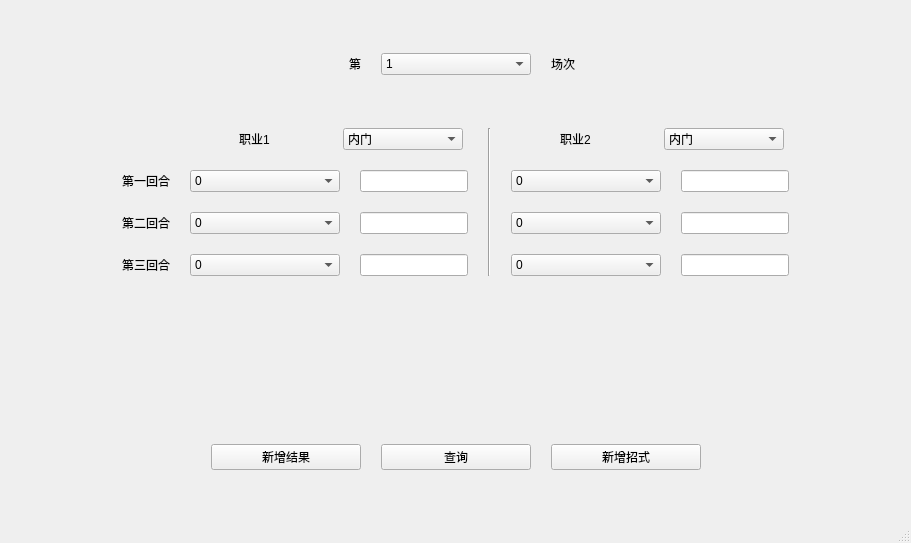
<?xml version="1.0" encoding="UTF-8"?>
<ui version="4.0">
 <class>MainWindow</class>
 <widget class="QMainWindow" name="MainWindow">
  <property name="geometry">
   <rect>
    <x>0</x>
    <y>0</y>
    <width>911</width>
    <height>543</height>
   </rect>
  </property>
  <property name="windowTitle">
   <string>MainWindow</string>
  </property>
  <property name="styleSheet">
   <string notr="true">font: 18pt &quot;华文中宋&quot;;</string>
  </property>
  <widget class="QWidget" name="centralwidget">
   <layout class="QVBoxLayout" name="verticalLayout" stretch="1,2,1,1">
    <property name="spacing">
     <number>10</number>
    </property>
    <property name="leftMargin">
     <number>10</number>
    </property>
    <property name="topMargin">
     <number>10</number>
    </property>
    <property name="rightMargin">
     <number>10</number>
    </property>
    <property name="bottomMargin">
     <number>10</number>
    </property>
    <item>
     <layout class="QHBoxLayout" name="horizontalLayout">
      <property name="spacing">
       <number>20</number>
      </property>
      <item>
       <widget class="QLabel" name="label">
        <property name="text">
         <string>第</string>
        </property>
        <property name="alignment">
         <set>Qt::AlignmentFlag::AlignRight|Qt::AlignmentFlag::AlignTrailing|Qt::AlignmentFlag::AlignVCenter</set>
        </property>
       </widget>
      </item>
      <item>
       <widget class="QComboBox" name="comboBox_match">
        <property name="maximumSize">
         <size>
          <width>150</width>
          <height>16777215</height>
         </size>
        </property>
        <item>
         <property name="text">
          <string>1</string>
         </property>
        </item>
        <item>
         <property name="text">
          <string>2</string>
         </property>
        </item>
        <item>
         <property name="text">
          <string>3</string>
         </property>
        </item>
        <item>
         <property name="text">
          <string>4</string>
         </property>
        </item>
        <item>
         <property name="text">
          <string>5</string>
         </property>
        </item>
       </widget>
      </item>
      <item>
       <widget class="QLabel" name="label_2">
        <property name="text">
         <string>场次</string>
        </property>
       </widget>
      </item>
     </layout>
    </item>
    <item>
     <layout class="QGridLayout" name="gridLayout">
      <property name="leftMargin">
       <number>20</number>
      </property>
      <property name="rightMargin">
       <number>20</number>
      </property>
      <property name="spacing">
       <number>20</number>
      </property>
      <item row="2" column="1">
       <widget class="QLabel" name="label_6">
        <property name="text">
         <string>第二回合</string>
        </property>
        <property name="alignment">
         <set>Qt::AlignmentFlag::AlignCenter</set>
        </property>
       </widget>
      </item>
      <item row="2" column="4">
       <layout class="QHBoxLayout" name="horizontalLayout_5">
        <property name="spacing">
         <number>20</number>
        </property>
        <item alignment="Qt::AlignmentFlag::AlignHCenter">
         <widget class="QComboBox" name="comboBox_moves_5">
          <property name="minimumSize">
           <size>
            <width>150</width>
            <height>0</height>
           </size>
          </property>
          <item>
           <property name="text">
            <string>0</string>
           </property>
          </item>
         </widget>
        </item>
        <item alignment="Qt::AlignmentFlag::AlignHCenter">
         <widget class="QLineEdit" name="lineEdit_5"/>
        </item>
       </layout>
      </item>
      <item row="3" column="1">
       <widget class="QLabel" name="label_7">
        <property name="text">
         <string>第三回合</string>
        </property>
        <property name="alignment">
         <set>Qt::AlignmentFlag::AlignCenter</set>
        </property>
       </widget>
      </item>
      <item row="2" column="2">
       <layout class="QHBoxLayout" name="horizontalLayout_9">
        <property name="spacing">
         <number>20</number>
        </property>
        <item alignment="Qt::AlignmentFlag::AlignHCenter">
         <widget class="QComboBox" name="comboBox_moves_2">
          <property name="minimumSize">
           <size>
            <width>150</width>
            <height>0</height>
           </size>
          </property>
          <item>
           <property name="text">
            <string>0</string>
           </property>
          </item>
         </widget>
        </item>
        <item alignment="Qt::AlignmentFlag::AlignHCenter">
         <widget class="QLineEdit" name="lineEdit_2"/>
        </item>
       </layout>
      </item>
      <item row="0" column="3" rowspan="4" alignment="Qt::AlignmentFlag::AlignHCenter">
       <widget class="Line" name="line">
        <property name="sizePolicy">
         <sizepolicy hsizetype="Preferred" vsizetype="Preferred">
          <horstretch>0</horstretch>
          <verstretch>0</verstretch>
         </sizepolicy>
        </property>
        <property name="orientation">
         <enum>Qt::Orientation::Vertical</enum>
        </property>
       </widget>
      </item>
      <item row="1" column="1">
       <widget class="QLabel" name="label_5">
        <property name="text">
         <string>第一回合</string>
        </property>
        <property name="alignment">
         <set>Qt::AlignmentFlag::AlignCenter</set>
        </property>
       </widget>
      </item>
      <item row="1" column="2">
       <layout class="QHBoxLayout" name="horizontalLayout_8">
        <property name="spacing">
         <number>20</number>
        </property>
        <item alignment="Qt::AlignmentFlag::AlignHCenter">
         <widget class="QComboBox" name="comboBox_moves_1">
          <property name="minimumSize">
           <size>
            <width>150</width>
            <height>0</height>
           </size>
          </property>
          <item>
           <property name="text">
            <string>0</string>
           </property>
          </item>
         </widget>
        </item>
        <item alignment="Qt::AlignmentFlag::AlignHCenter">
         <widget class="QLineEdit" name="lineEdit"/>
        </item>
       </layout>
      </item>
      <item row="1" column="4">
       <layout class="QHBoxLayout" name="horizontalLayout_4">
        <property name="spacing">
         <number>20</number>
        </property>
        <item alignment="Qt::AlignmentFlag::AlignHCenter">
         <widget class="QComboBox" name="comboBox_moves_4">
          <property name="minimumSize">
           <size>
            <width>150</width>
            <height>0</height>
           </size>
          </property>
          <item>
           <property name="text">
            <string>0</string>
           </property>
          </item>
         </widget>
        </item>
        <item alignment="Qt::AlignmentFlag::AlignHCenter">
         <widget class="QLineEdit" name="lineEdit_4"/>
        </item>
       </layout>
      </item>
      <item row="3" column="4">
       <layout class="QHBoxLayout" name="horizontalLayout_6">
        <property name="spacing">
         <number>20</number>
        </property>
        <item alignment="Qt::AlignmentFlag::AlignHCenter">
         <widget class="QComboBox" name="comboBox_moves_6">
          <property name="minimumSize">
           <size>
            <width>150</width>
            <height>0</height>
           </size>
          </property>
          <item>
           <property name="text">
            <string>0</string>
           </property>
          </item>
         </widget>
        </item>
        <item alignment="Qt::AlignmentFlag::AlignHCenter">
         <widget class="QLineEdit" name="lineEdit_6"/>
        </item>
       </layout>
      </item>
      <item row="0" column="4">
       <layout class="QHBoxLayout" name="horizontalLayout_3">
        <property name="spacing">
         <number>20</number>
        </property>
        <item alignment="Qt::AlignmentFlag::AlignHCenter">
         <widget class="QLabel" name="label_4">
          <property name="text">
           <string>职业2</string>
          </property>
          <property name="alignment">
           <set>Qt::AlignmentFlag::AlignCenter</set>
          </property>
         </widget>
        </item>
        <item alignment="Qt::AlignmentFlag::AlignHCenter">
         <widget class="QComboBox" name="comboBox_3">
          <property name="minimumSize">
           <size>
            <width>120</width>
            <height>0</height>
           </size>
          </property>
          <item>
           <property name="text">
            <string>内门</string>
           </property>
          </item>
          <item>
           <property name="text">
            <string>外门</string>
           </property>
          </item>
          <item>
           <property name="text">
            <string>身</string>
           </property>
          </item>
          <item>
           <property name="text">
            <string>剑</string>
           </property>
          </item>
          <item>
           <property name="text">
            <string>刀</string>
           </property>
          </item>
          <item>
           <property name="text">
            <string>拳</string>
           </property>
          </item>
          <item>
           <property name="text">
            <string>腿</string>
           </property>
          </item>
          <item>
           <property name="text">
            <string>棍</string>
           </property>
          </item>
          <item>
           <property name="text">
            <string>枪</string>
           </property>
          </item>
         </widget>
        </item>
       </layout>
      </item>
      <item row="1" column="5">
       <spacer name="horizontalSpacer">
        <property name="orientation">
         <enum>Qt::Orientation::Horizontal</enum>
        </property>
        <property name="sizeHint" stdset="0">
         <size>
          <width>40</width>
          <height>20</height>
         </size>
        </property>
       </spacer>
      </item>
      <item row="0" column="2">
       <layout class="QHBoxLayout" name="horizontalLayout_7">
        <property name="spacing">
         <number>20</number>
        </property>
        <item alignment="Qt::AlignmentFlag::AlignHCenter">
         <widget class="QLabel" name="label_3">
          <property name="text">
           <string>职业1</string>
          </property>
          <property name="alignment">
           <set>Qt::AlignmentFlag::AlignCenter</set>
          </property>
         </widget>
        </item>
        <item alignment="Qt::AlignmentFlag::AlignHCenter">
         <widget class="QComboBox" name="comboBox_2">
          <property name="minimumSize">
           <size>
            <width>120</width>
            <height>0</height>
           </size>
          </property>
          <property name="maximumSize">
           <size>
            <width>120</width>
            <height>16777215</height>
           </size>
          </property>
          <item>
           <property name="text">
            <string>内门</string>
           </property>
          </item>
          <item>
           <property name="text">
            <string>外门</string>
           </property>
          </item>
          <item>
           <property name="text">
            <string>身</string>
           </property>
          </item>
          <item>
           <property name="text">
            <string>剑</string>
           </property>
          </item>
          <item>
           <property name="text">
            <string>刀</string>
           </property>
          </item>
          <item>
           <property name="text">
            <string>拳</string>
           </property>
          </item>
          <item>
           <property name="text">
            <string>腿</string>
           </property>
          </item>
          <item>
           <property name="text">
            <string>棍</string>
           </property>
          </item>
          <item>
           <property name="text">
            <string>枪</string>
           </property>
          </item>
         </widget>
        </item>
       </layout>
      </item>
      <item row="3" column="2">
       <layout class="QHBoxLayout" name="horizontalLayout_10">
        <property name="spacing">
         <number>20</number>
        </property>
        <item alignment="Qt::AlignmentFlag::AlignHCenter">
         <widget class="QComboBox" name="comboBox_moves_3">
          <property name="minimumSize">
           <size>
            <width>150</width>
            <height>0</height>
           </size>
          </property>
          <item>
           <property name="text">
            <string>0</string>
           </property>
          </item>
         </widget>
        </item>
        <item alignment="Qt::AlignmentFlag::AlignHCenter">
         <widget class="QLineEdit" name="lineEdit_3"/>
        </item>
       </layout>
      </item>
      <item row="1" column="0">
       <spacer name="horizontalSpacer_2">
        <property name="orientation">
         <enum>Qt::Orientation::Horizontal</enum>
        </property>
        <property name="sizeHint" stdset="0">
         <size>
          <width>40</width>
          <height>20</height>
         </size>
        </property>
       </spacer>
      </item>
     </layout>
    </item>
    <item>
     <widget class="QLabel" name="label_result">
      <property name="text">
       <string/>
      </property>
      <property name="alignment">
       <set>Qt::AlignmentFlag::AlignCenter</set>
      </property>
     </widget>
    </item>
    <item>
     <layout class="QHBoxLayout" name="horizontalLayout_2">
      <property name="spacing">
       <number>20</number>
      </property>
      <item>
       <spacer name="horizontalSpacer_3">
        <property name="orientation">
         <enum>Qt::Orientation::Horizontal</enum>
        </property>
        <property name="sizeHint" stdset="0">
         <size>
          <width>40</width>
          <height>20</height>
         </size>
        </property>
       </spacer>
      </item>
      <item>
       <widget class="QPushButton" name="pushButton_2">
        <property name="minimumSize">
         <size>
          <width>150</width>
          <height>0</height>
         </size>
        </property>
        <property name="maximumSize">
         <size>
          <width>150</width>
          <height>16777215</height>
         </size>
        </property>
        <property name="text">
         <string>新增结果</string>
        </property>
       </widget>
      </item>
      <item>
       <widget class="QPushButton" name="pushButton_resultSearch">
        <property name="minimumSize">
         <size>
          <width>150</width>
          <height>0</height>
         </size>
        </property>
        <property name="maximumSize">
         <size>
          <width>150</width>
          <height>16777215</height>
         </size>
        </property>
        <property name="text">
         <string>查询</string>
        </property>
       </widget>
      </item>
      <item alignment="Qt::AlignmentFlag::AlignHCenter|Qt::AlignmentFlag::AlignVCenter">
       <widget class="QPushButton" name="pushButton_addMoves">
        <property name="sizePolicy">
         <sizepolicy hsizetype="Preferred" vsizetype="Fixed">
          <horstretch>0</horstretch>
          <verstretch>0</verstretch>
         </sizepolicy>
        </property>
        <property name="minimumSize">
         <size>
          <width>150</width>
          <height>0</height>
         </size>
        </property>
        <property name="text">
         <string>新增招式</string>
        </property>
       </widget>
      </item>
      <item>
       <spacer name="horizontalSpacer_4">
        <property name="orientation">
         <enum>Qt::Orientation::Horizontal</enum>
        </property>
        <property name="sizeHint" stdset="0">
         <size>
          <width>40</width>
          <height>20</height>
         </size>
        </property>
       </spacer>
      </item>
     </layout>
    </item>
   </layout>
  </widget>
  <widget class="QMenuBar" name="menubar">
   <property name="geometry">
    <rect>
     <x>0</x>
     <y>0</y>
     <width>911</width>
     <height>33</height>
    </rect>
   </property>
  </widget>
  <widget class="QStatusBar" name="statusbar"/>
 </widget>
 <resources/>
 <connections/>
</ui>
